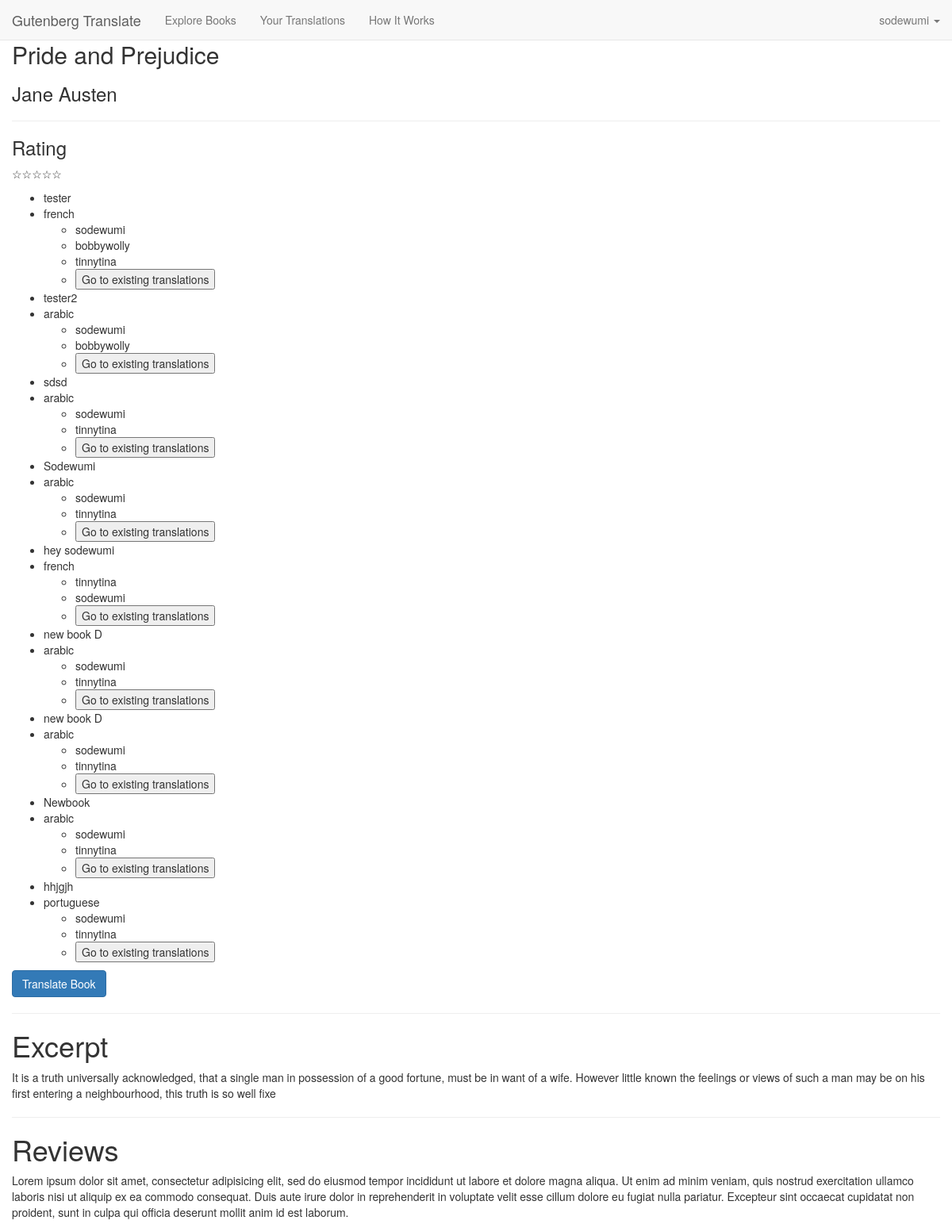
The page /description/42671 (signed in) on the database its author committed.
### model.py (models this page shows, shortened)
class Book(db.Model):
    __tablename__ = "books"
    book_id = db.Column(db.Integer, primary_key=True, autoincrement=True)
    name = db.Column(db.String(50), nullable=False)
    author = db.Column(db.String(45))
    reviews = db.Column(db.String())
    rating = db.Column(db.Integer)
    cover = db.Column(db.String())
    genre_name = db.Column(db.String(10))
    gutenberg_extraction_num = db.Column(db.String(10))
    isbn = db.Column(db.String(10))
    chapters = db.relationship("Chapter", backref="book")
    groups = db.relationship("Group", backref=db.backref("books"),
        secondary="bookgroups")
    def excerpt_text(self):
        text_string = ""
        if len(self.chapters) > 0:
            if len(self.chapters) == 1:
                book_obj_paragraphs = self.chapters[0].paragraphs[0:3]
                for p in book_obj_paragraphs:
                   text_string += " " + p.untranslated_paragraph
            else:
                book_obj_paragraphs = self.chapters[1].paragraphs[0:3]
                for p in book_obj_paragraphs:
                   text_string += " " + p.untranslated_paragraph
            return text_string[0:250]
        else:
            return None
    def user_groups_translating_book(self, book_obj, user_obj):
        book_groups_list = book_obj.groups
        user_groups_list = user_obj.groups
        book_group_id_list = {group.group_id for group in book_groups_list}
        user_group_id_list = {group.group_id for group in user_groups_list}
        intersection = book_group_id_list & user_group_id_list
        groups_translating = Group.query.filter(Group.group_id.in_(intersection)).all()
        return groups_translating

class Group(db.Model):
    __tablename__ = "groups"
    group_id = db.Column(db.Integer, primary_key=True, autoincrement=True)
    group_name = db.Column(db.String(30), nullable=False)

class BookGroup(db.Model):
    __tablename__ = "bookgroups"
    bookgroup_id = db.Column(db.Integer, primary_key=True, autoincrement=True)
    language = db.Column(db.String(15))
    group_id = db.Column(db.Integer, db.ForeignKey("groups.group_id"))
    book_id = db.Column(db.Integer, db.ForeignKey("books.book_id"))
    translations = db.relationship("Translation", backref="bookgroups")
    group = db.relationship("Group", backref=db.backref("bookgroups"))

class User(db.Model):
    __tablename__ = "users"
    user_id = db.Column(db.Integer, primary_key=True, autoincrement=True)
    email = db.Column(db.String(50), nullable=False, unique=True)
    password = db.Column(db.String(15), nullable=False)
    username = db.Column(db.String(15), nullable=False, unique=True)
    groups = db.relationship("Group", backref=db.backref("users"),
            secondary="usergroups")

### server.py (the view)
@app.route("/description/<int:gutenberg_extraction_number>", methods=["GET"])
def display_book_description(gutenberg_extraction_number):
    current_user_obj = User.query.filter(User.user_id == session[u'login'][1]).one()
    current_book_obj = Book.query.filter_by(gutenberg_extraction_num =
        gutenberg_extraction_number).one()
    book_obj_text = current_book_obj.excerpt_text()
    groups_translating = current_book_obj.user_groups_translating_book(
                         user_obj=current_user_obj, book_obj=current_book_obj)
    return render_template("book_description.html", display_book = current_book_obj,
        gutenberg_extraction_number=gutenberg_extraction_number, groups_list = groups_translating,
        display_text = book_obj_text)

### templates/book_description.html (shortened to what this page needs)
{% extends 'base.html' %}
{% block body %}
<div id="book_info">
    <p id="book_cover">
    </p>
    <div id="basic_book_info">
        <h2>{{ display_book.name }}</h2>
        <h3>{{ display_book.author }}</h3>
        <hr>
        <div id="book_rating">
            <h3>Rating</h3>
            <p>
                <span>☆</span><span>☆</span><span>☆</span><span>☆</span><span>☆</span>
            </p>
        </div>
        {% if groups_list %}
            <ul>
                {% for group in groups_list %}
                <li>{{ group.group_name }}</li>
                <li>
                    {{ group.bookgroups[0].language }}
                </li>
                    <ul>
                        {% for user in group.users %}
                        <li>{{ user.username }}</li>
                        {% endfor %}
                        <li>
                            <form class="edit_book_form" action="/rendertranslations"
                                    method="GET" data-bookId ="{{ display_book.book_id }}"
                                    data-language="{{  group.bookgroups[0].language }}"
                                    data-groupid="{{ group.group_id }}">
                                <input type="submit" value='Go to existing translations'>
                            </form>
                        </li>
                    </ul>
                {% endfor %}
            </ul>
        {% endif %}
        <button type="button" class="btn btn-primary" data-toggle="modal"
                data-target="#add_book_form">
            Translate Book
        </button>
    </div>
</div>
{% if display_text %}
<hr>
<div id="book_excerpt">
    <h1>Excerpt</h1>
    <p>
        {{ display_text }}
    </p>
</div>
{% endif %}
<hr>
<div id="book_reviews">
    <h1>Reviews</h1>
    <p>
        Lorem ipsum dolor sit amet, consectetur adipisicing elit, sed do eiusmod
        tempor incididunt ut labore et dolore magna aliqua. Ut enim ad minim veniam,
        quis nostrud exercitation ullamco laboris nisi ut aliquip ex ea commodo
        consequat. Duis aute irure dolor in reprehenderit in voluptate velit esse
        cillum dolore eu fugiat nulla pariatur. Excepteur sint occaecat cupidatat non
        proident, sunt in culpa qui officia deserunt mollit anim id est laborum.
    </p>
</div>
{% endblock %}

### rows shown on the page
Book: name "Pride and Prejudice", author "Jane Austen"
Group: group_name "tester", language "french"
User: username "sodewumi"
User: username "bobbywolly"
User: username "tinnytina"
Group: group_name "tester2", language "arabic"
Group: group_name "sdsd", language "arabic"
Group: group_name "Sodewumi", language "arabic"
Group: group_name "hey sodewumi", language "french"
Group: group_name "new book D", language "arabic"
Group: group_name "new book D", language "arabic"
Group: group_name "Newbook", language "arabic"
Group: group_name "hhjgjh", language "portuguese"

### other values the page prints
{{ session['login'][0] }} "sodewumi"
